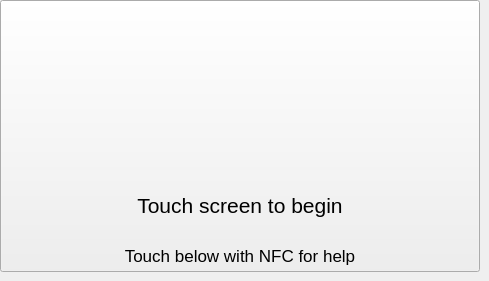
   <widget class="QWidget" name="idle_scrn">
    <widget class="QPushButton" name="idle_begin_btn">
     <property name="geometry">
      <rect>
       <x>0</x>
       <y>0</y>
       <width>480</width>
       <height>272</height>
      </rect>
     </property>
     <property name="font">
      <font>
       <family>Open Sans</family>
       <pointsize>16</pointsize>
      </font>
     </property>
     <property name="autoFillBackground">
      <bool>false</bool>
     </property>
    </widget>
    <widget class="QLabel" name="idle_bc_logo_image">
     <property name="geometry">
      <rect>
       <x>180</x>
       <y>70</y>
       <width>107</width>
       <height>107</height>
      </rect>
     </property>
     <property name="text">
      <string/>
     </property>
     <property name="scaledContents">
      <bool>true</bool>
     </property>
    </widget>
    <widget class="QLabel" name="idle_nfc_lbl">
     <property name="geometry">
      <rect>
       <x>0</x>
       <y>240</y>
       <width>480</width>
       <height>31</height>
      </rect>
     </property>
     <property name="font">
      <font>
       <pointsize>13</pointsize>
      </font>
     </property>
     <property name="text">
      <string>Touch below with NFC for help</string>
     </property>
     <property name="alignment">
      <set>Qt::AlignCenter</set>
     </property>
    </widget>
    <widget class="QLabel" name="idle_begin_lbl">
     <property name="geometry">
      <rect>
       <x>0</x>
       <y>190</y>
       <width>480</width>
       <height>31</height>
      </rect>
     </property>
     <property name="font">
      <font>
       <pointsize>16</pointsize>
      </font>
     </property>
     <property name="text">
      <string>Touch screen to begin</string>
     </property>
     <property name="alignment">
      <set>Qt::AlignCenter</set>
     </property>
    </widget>
   </widget>
